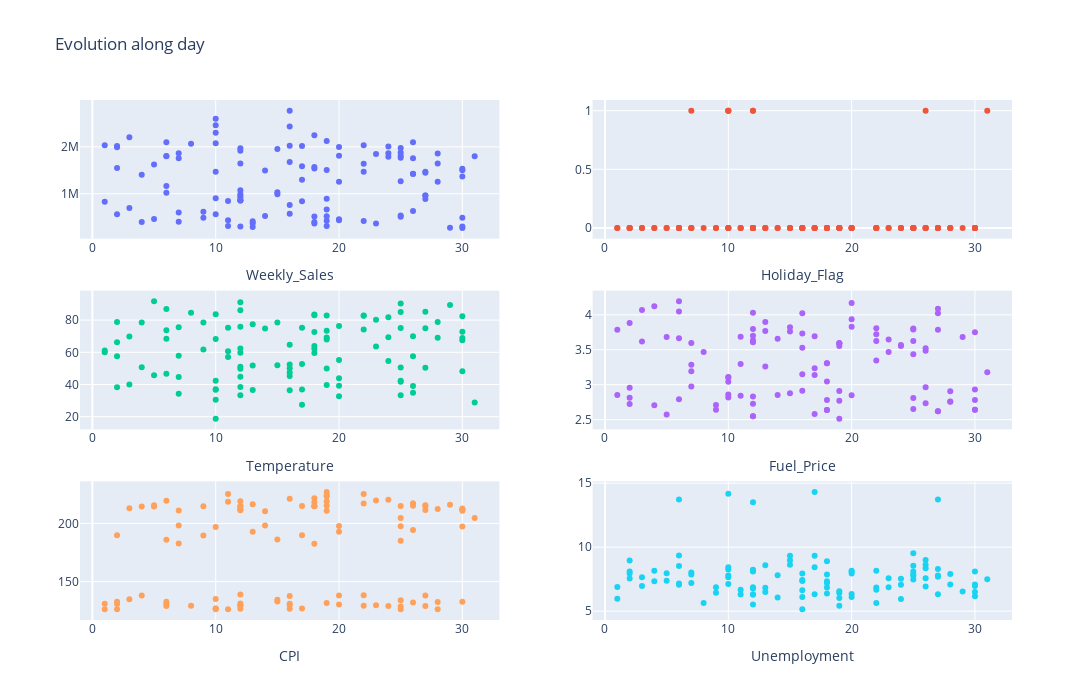

The cell this chart's notebook holds for it:
### Code cell
import plotly.graph_objects as go
from plotly.subplots import make_subplots

x_axis = "day"

wsales_df_for_viz = wsales_df.sort_values(by=[x_axis])

cols = ["Weekly_Sales", "Holiday_Flag", "Temperature", "Fuel_Price", "CPI", "Unemployment"]
fig = make_subplots(rows=3, cols=2)

positions = [(r, c) for r in range(1, 4) for c in range(1, 3)]

for i, col in enumerate(cols):
    row, col_pos = positions[i]

    fig.add_trace(go.Scatter(
        x=wsales_df_for_viz[x_axis], y=wsales_df_for_viz[col],
        mode="markers",
        name="Percentage hindered rentals",
    ),
    row=row,
    col=col_pos
    )
    axis_num = i + 1
    fig.update_layout({f"xaxis{axis_num}": dict(title=col)})

fig.update_layout(
    height=700,
    width=1200,
    title_text=f"Evolution along {x_axis}",
    showlegend=False
)

fig.show()
